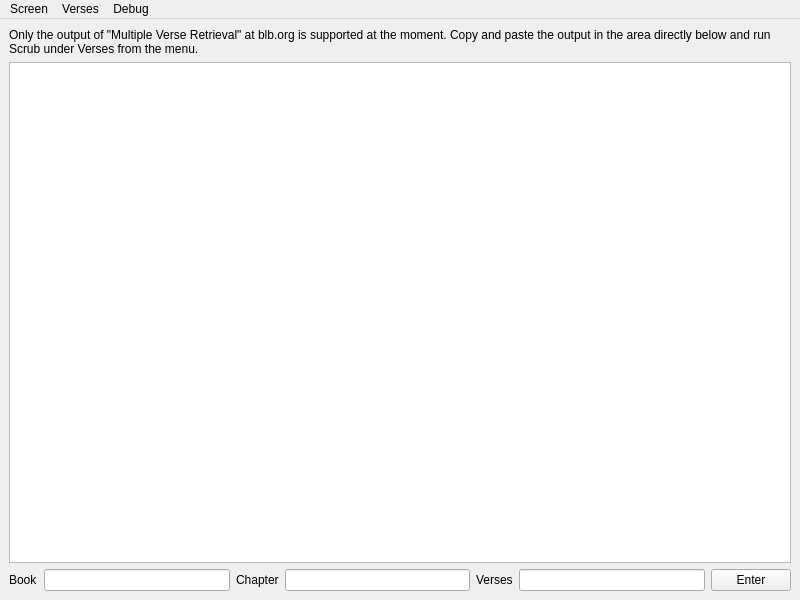
<?xml version="1.0" encoding="UTF-8"?>
<ui version="4.0">
 <class>MainWindow</class>
 <widget class="QMainWindow" name="MainWindow">
  <property name="geometry">
   <rect>
    <x>0</x>
    <y>0</y>
    <width>800</width>
    <height>600</height>
   </rect>
  </property>
  <property name="windowTitle">
   <string>mvp – Enter Bible Verses</string>
  </property>
  <widget class="QWidget" name="centralwidget">
   <layout class="QVBoxLayout" name="verticalLayout">
    <item>
     <widget class="QLabel" name="label_4">
      <property name="text">
       <string>&lt;html&gt;&lt;head/&gt;&lt;body&gt;&lt;p&gt;Only the output of &amp;quot;Multiple Verse Retrieval&amp;quot; at blb.org is supported at the moment. Copy and paste the output in the area directly below and run Scrub under Verses from the menu.&lt;/p&gt;&lt;/body&gt;&lt;/html&gt;</string>
      </property>
      <property name="wordWrap">
       <bool>true</bool>
      </property>
     </widget>
    </item>
    <item>
     <widget class="QPlainTextEdit" name="textedit_verses"/>
    </item>
    <item>
     <layout class="QHBoxLayout" name="horizontalLayout">
      <item>
       <widget class="QLabel" name="label">
        <property name="text">
         <string>Book</string>
        </property>
       </widget>
      </item>
      <item>
       <widget class="QLineEdit" name="lineedit_book"/>
      </item>
      <item>
       <widget class="QLabel" name="label_2">
        <property name="text">
         <string>Chapter</string>
        </property>
       </widget>
      </item>
      <item>
       <widget class="QLineEdit" name="lineedit_chapter"/>
      </item>
      <item>
       <widget class="QLabel" name="label_3">
        <property name="text">
         <string>Verses</string>
        </property>
       </widget>
      </item>
      <item>
       <widget class="QLineEdit" name="lineedit_verses"/>
      </item>
      <item>
       <widget class="QPushButton" name="button_enter">
        <property name="text">
         <string>Enter</string>
        </property>
       </widget>
      </item>
     </layout>
    </item>
   </layout>
  </widget>
  <widget class="QMenuBar" name="menubar">
   <property name="geometry">
    <rect>
     <x>0</x>
     <y>0</y>
     <width>800</width>
     <height>22</height>
    </rect>
   </property>
   <widget class="QMenu" name="menuVerses">
    <property name="title">
     <string>Verses</string>
    </property>
    <addaction name="action_scrub"/>
   </widget>
   <widget class="QMenu" name="menuData_Entry">
    <property name="title">
     <string>Screen</string>
    </property>
    <addaction name="action_view_flash_cards"/>
    <addaction name="action_verse_entry"/>
    <addaction name="action_speed_type"/>
   </widget>
   <widget class="QMenu" name="menuDebug">
    <property name="title">
     <string>Debug</string>
    </property>
    <addaction name="action_debug_inspect_database"/>
    <addaction name="action_debug_layout_engine"/>
    <addaction name="action_display_graph"/>
   </widget>
   <addaction name="menuData_Entry"/>
   <addaction name="menuVerses"/>
   <addaction name="menuDebug"/>
  </widget>
  <action name="action_scrub">
   <property name="text">
    <string>Scrub</string>
   </property>
  </action>
  <action name="action_verse_entry">
   <property name="checkable">
    <bool>true</bool>
   </property>
   <property name="checked">
    <bool>true</bool>
   </property>
   <property name="text">
    <string>Enter Bible Verses</string>
   </property>
  </action>
  <action name="action_view_flash_cards">
   <property name="checkable">
    <bool>true</bool>
   </property>
   <property name="text">
    <string>Flash Card</string>
   </property>
  </action>
  <action name="action_debug_inspect_database">
   <property name="text">
    <string>Inspect Database</string>
   </property>
  </action>
  <action name="action_debug_layout_engine">
   <property name="text">
    <string>Layout Engines</string>
   </property>
  </action>
  <action name="action_display_graph">
   <property name="text">
    <string>Display Graph</string>
   </property>
  </action>
  <action name="action_speed_type">
   <property name="text">
    <string>Speed Type</string>
   </property>
   <property name="shortcut">
    <string>Ctrl+Return</string>
   </property>
  </action>
 </widget>
 <resources/>
 <connections/>
</ui>
